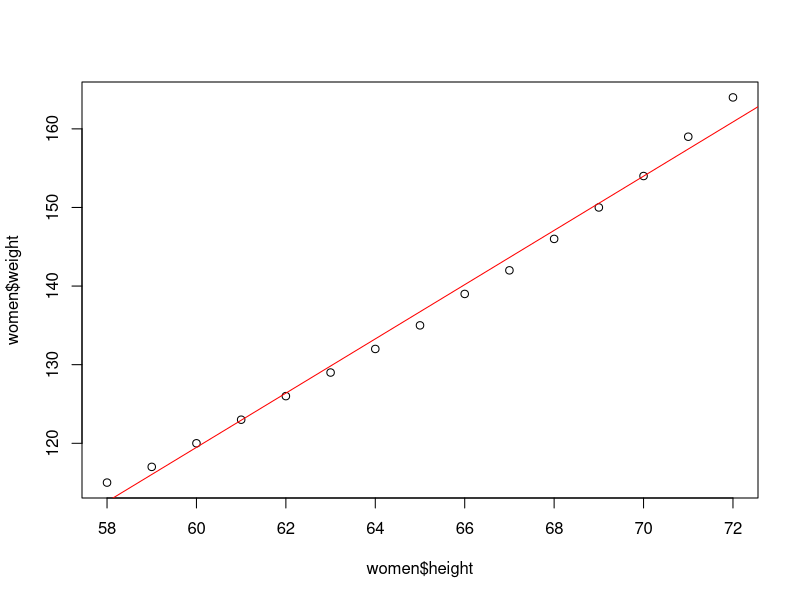
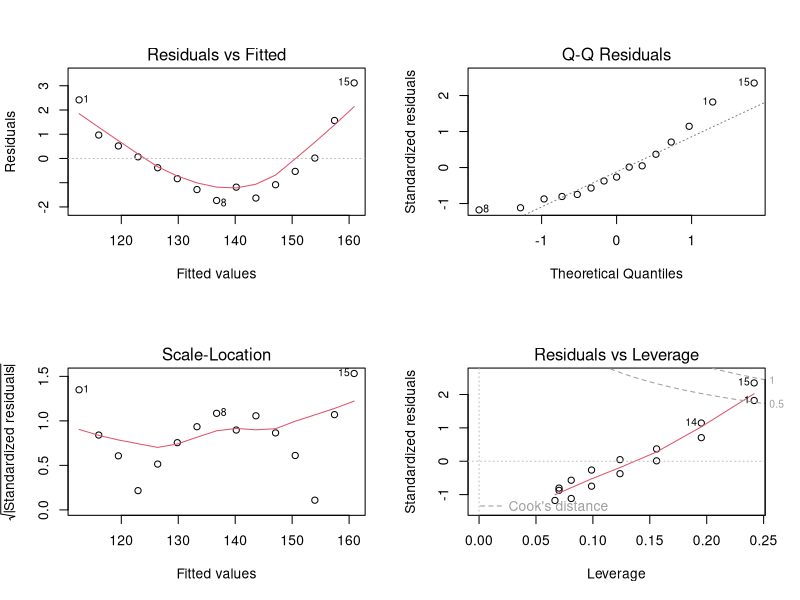

R code for these plots, in order:
# 단순 선형 회귀
# 미국 여성의 height, weight가 담긴 dataset을 사용
women
head(women, n=3)

cor(women$height, women$weight) # 0.9954948
plot(women$height, women$weight)

mfit <- lm(formula = weight ~ height, data=women)
mfit # y(weight) = 3.45(height) *x + (-87.52)

58 * 3.45 +(-87.52)
48 * 3.45 +(-87.52)
59.1234 * 3.45 +(-87.52)

abline(mfit, col='red') # 회귀선

summary(mfit) # 모델에 대한 요약통계량

pred <- predict(mfit, data.frame(height=c(45.5,5,55.5,60.5)))
pred

cor.test(women$height, women$weight) # 상관관계 분석               
1.091e-14 ** 2

# 회귀분석모형의 적절성을 위한 조건 : 아래의 조건 위배 시에는 변수 제거나 조정을 신중히 고려해야 함.
# 1) 정규성 : 독립변수들의 잔차항이 정규분포를 따라야 한다.
# 2) 독립성 : 독립변수들 간의 값이 서로 관련성이 없어야 한다.
# 3) 선형성 : 독립변수의 변화에 따라 종속변수도 변화하나 일정한 패턴을 가지면 좋지 않다.
# 4) 등분산성 : 독립변수들의 오차(잔차)의 분산은 일정해야 한다. 특정한 패턴 없이 고르게 분포되어야 한다.
# 5) 다중공선성 : 독립변수들 간에 강한 상관관계로 인한 문제가 발생하지 않아야 한다.

# 회귀분석모형 진단 그래프
par(mfrow=c(2,2))
plot(mfit)

